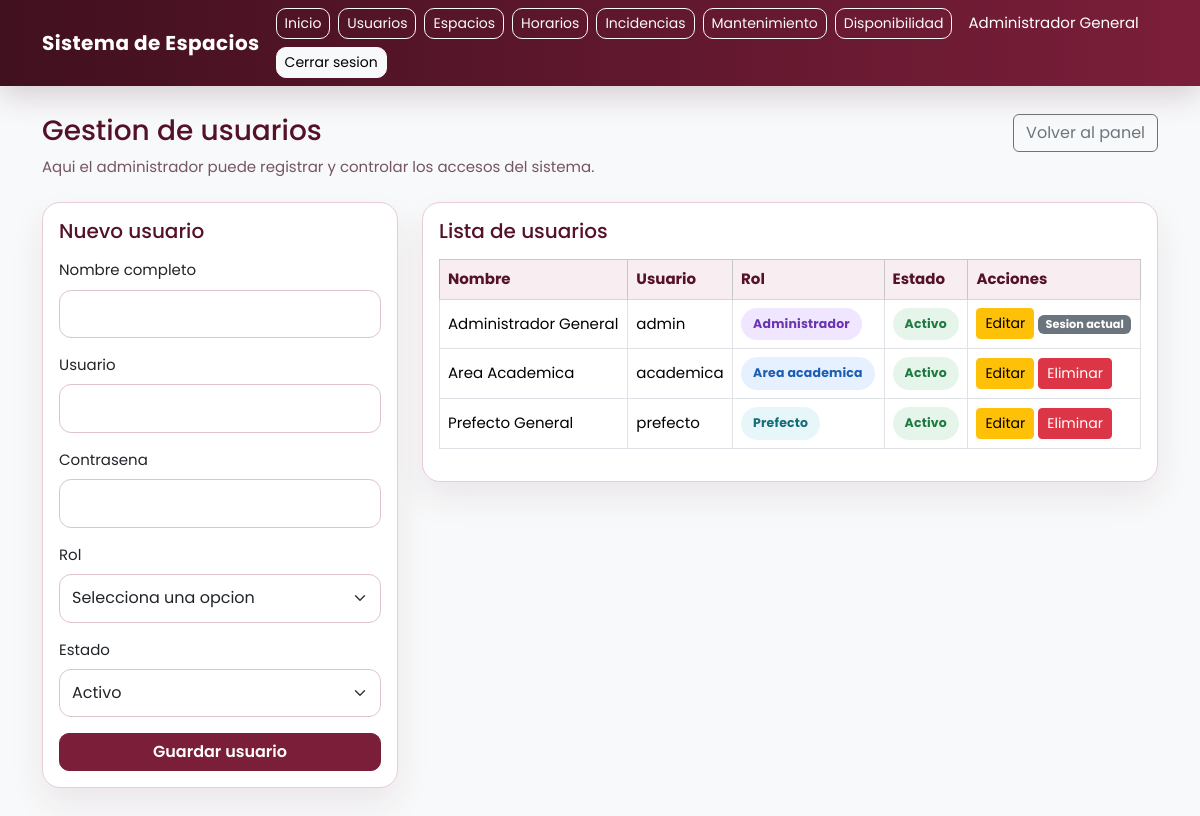
/usuarios.php (signed in), run on the app's committed database.
### tables this page shows
CREATE TABLE usuarios (
    id INT AUTO_INCREMENT PRIMARY KEY,
    nombre_completo VARCHAR(100) NOT NULL,
    usuario VARCHAR(50) NOT NULL UNIQUE,
    password VARCHAR(255) NOT NULL,
    id_rol INT NOT NULL,
    estado ENUM('activo', 'inactivo') NOT NULL DEFAULT 'activo',
    fecha_creacion TIMESTAMP DEFAULT CURRENT_TIMESTAMP,
    CONSTRAINT fk_usuarios_roles
        FOREIGN KEY (id_rol) REFERENCES roles(id)
);

CREATE TABLE roles (
    id INT AUTO_INCREMENT PRIMARY KEY,
    nombre VARCHAR(50) NOT NULL UNIQUE
);

### usuarios.php (the view, shortened to what this page needs)
<?php
require_once 'includes/ui.php';
require_once 'config/database.php';
$conexion = conectarDB($host, $usuario_db, $password_db, $nombre_db);
$usuario_editar = null;
$sql_usuarios = "SELECT usuarios.*, roles.nombre AS nombre_rol
                 FROM usuarios
                 INNER JOIN roles ON usuarios.id_rol = roles.id
                 ORDER BY usuarios.nombre_completo ASC";
$resultado_usuarios = $conexion->query($sql_usuarios);
require_once 'includes/header.php';
?>
<div class="row mb-4">
    <div class="col-md-8">
        <h1 class="h3">Gestion de usuarios</h1>
        <p class="text-muted mb-0">Aqui el administrador puede registrar y controlar los accesos del sistema.</p>
    </div>
    <div class="col-md-4 text-md-end mt-3 mt-md-0">
        <a href="dashboard.php" class="btn btn-outline-secondary">Volver al panel</a>
    </div>
</div>
<div class="row g-4">
    <div class="col-lg-4">
        <div class="card">
            <div class="card-body">
                <h2 class="h5 mb-3"><?php echo $usuario_editar ? 'Editar usuario' : 'Nuevo usuario'; ?></h2>
                <form method="POST" action="">
                    <div class="mb-3">
                        <label for="nombre_completo" class="form-label">Nombre completo</label>
                        <input type="text" name="nombre_completo" id="nombre_completo" class="form-control" required value="<?php echo htmlspecialchars($usuario_editar['nombre_completo'] ?? ''); ?>">
                    </div>
                    <div class="mb-3">
                        <label for="usuario" class="form-label">Usuario</label>
                        <input type="text" name="usuario" id="usuario" class="form-control" required value="<?php echo htmlspecialchars($usuario_editar['usuario'] ?? ''); ?>">
                    </div>
                    <div class="mb-3">
                        <label for="password" class="form-label">Contrasena <?php echo $usuario_editar ? '(solo si deseas cambiarla)' : ''; ?></label>
                        <input type="password" name="password" id="password" class="form-control" <?php echo $usuario_editar ? '' : 'required'; ?>>
                    </div>
                    <div class="mb-3">
                        <label for="id_rol" class="form-label">Rol</label>
                        <select name="id_rol" id="id_rol" class="form-select" required>
                            <option value="">Selecciona una opcion</option>
                        </select>
                    </div>
                    <div class="mb-3">
                        <label for="estado" class="form-label">Estado</label>
                        <select name="estado" id="estado" class="form-select" required>
                            <option value="activo" <?php echo (($usuario_editar['estado'] ?? 'activo') === 'activo') ? 'selected' : ''; ?>>Activo</option>
                        </select>
                    </div>
                    <div class="d-grid gap-2">
                        <button type="submit" class="btn btn-primary">
                            <?php echo $usuario_editar ? 'Actualizar usuario' : 'Guardar usuario'; ?>
                        </button>
                    </div>
                </form>
            </div>
        </div>
    </div>
    <div class="col-lg-8">
        <div class="card">
            <div class="card-body">
                <h2 class="h5 mb-3">Lista de usuarios</h2>
                <div class="table-responsive">
                    <table class="table table-bordered table-hover align-middle">
                        <thead class="table-light">
                            <tr>
                                <th>Nombre</th>
                                <th>Usuario</th>
                                <th>Rol</th>
                                <th>Estado</th>
                                <th>Acciones</th>
                            </tr>
                        </thead>
                        <tbody>
                            <?php if ($resultado_usuarios->num_rows > 0): ?>
                                <?php while ($fila_usuario = $resultado_usuarios->fetch_assoc()): ?>
                                    <tr>
                                        <td><?php echo htmlspecialchars($fila_usuario['nombre_completo']); ?></td>
                                        <td><?php echo htmlspecialchars($fila_usuario['usuario']); ?></td>
                                        <td><?php echo badgeEstado($fila_usuario['nombre_rol']); ?></td>
                                        <td><?php echo badgeEstado($fila_usuario['estado']); ?></td>
                                        <td>
                                            <a href="usuarios.php?editar=<?php echo (int) $fila_usuario['id']; ?>" class="btn btn-sm btn-warning">Editar</a>
                                            <?php if ((int) $fila_usuario['id'] !== (int) $_SESSION['id_usuario']): ?>
                                                <form method="POST" action="" class="d-inline">
                                                    <button type="submit" class="btn btn-sm btn-danger" onclick="return confirm('¿Deseas eliminar este usuario?');">Eliminar</button>
                                                </form>
                                            <?php else: ?>
                                                <span class="badge text-bg-secondary">Sesion actual</span>
                                            <?php endif; ?>
                                        </td>
                                    </tr>
                                <?php endwhile; ?>
                            <?php else: ?>
                                <tr>
                                    <td colspan="5" class="text-center">No hay usuarios registrados.</td>
                                </tr>
                            <?php endif; ?>
                        </tbody>
                    </table>
                </div>
            </div>
        </div>
    </div>
</div>
<?php
require_once 'includes/footer.php';
?>

### includes/ui.php
<?php
function h($valor)
{
    return htmlspecialchars((string) $valor, ENT_QUOTES, 'UTF-8');
}
function claseBadgeEstado($estado)
{
    $mapa = [
        'disponible' => 'badge-estado badge-disponible',
        'ocupado' => 'badge-estado badge-ocupado',
        'mantenimiento' => 'badge-estado badge-mantenimiento',
        'activo' => 'badge-estado badge-activo',
        'cancelado' => 'badge-estado badge-cancelado',
        'reportada' => 'badge-estado badge-reportada',
        'atendida' => 'badge-estado badge-atendida',
        'pendiente' => 'badge-estado badge-pendiente',
        'en_proceso' => 'badge-estado badge-proceso',
        'resuelto' => 'badge-estado badge-resuelto',
        'inactivo' => 'badge-estado badge-inactivo',
        'administrador' => 'badge-estado badge-admin',
        'area_academica' => 'badge-estado badge-academica',
        'prefecto' => 'badge-estado badge-prefecto',
        'ausencia_docente' => 'badge-estado badge-incidencia',
        'falla_espacio' => 'badge-estado badge-incidencia',
        'otro' => 'badge-estado badge-secundario'
    ];
    return $mapa[$estado] ?? 'badge-estado badge-secundario';
}
function textoBonito($texto)
{
    $mapa = [
        'en_proceso' => 'En proceso',
        'area_academica' => 'Area academica',
        'ausencia_docente' => 'Ausencia de docente',
        'falla_espacio' => 'Falla del espacio'
    ];
    return $mapa[$texto] ?? ucfirst($texto);
}
function badgeEstado($estado)
{
    return '<span class="' . claseBadgeEstado($estado) . '">' . h(textoBonito($estado)) . '</span>';
}

### assets/css/styles.css (style rules this page uses)
:root { --vino-principal: #7b1e3a; --vino-oscuro: #551127; --vino-profundo: #41101f; --vino-claro: #a44666; --vino-suave: #f8edf1; --vino-borde: #e7cdd6; --texto-principal: #2f2025; --texto-secundario: #755560; --fondo-general: #f7f3f5; --fondo-card: #ffffff; }
body { font-family: 'Poppins', sans-serif; font-size: 15px; color: var(--texto-principal); background-color: var(--fondo-general) !important; }
.text-muted { color: var(--texto-secundario) !important; }
.btn-primary { background-color: var(--vino-principal); border-color: var(--vino-principal); border-radius: 10px; font-weight: 600; }
.card, .card-resumen, .login-card { border: 1px solid var(--vino-borde); border-radius: 18px; }
.card { background-color: var(--fondo-card); box-shadow: 0 16px 34px rgba(90, 18, 41, 0.08); }
.card-resumen h2, .card h2, h1, .h3 { color: var(--vino-oscuro); }
.table { background-color: var(--fondo-card); }
.table thead th { background-color: var(--vino-suave) !important; color: var(--vino-oscuro); border-bottom: 1px solid var(--vino-borde); font-weight: 700; }
.form-control, .form-select { border-radius: 12px; border-color: #dfc3cc; padding-top: 0.7rem; padding-bottom: 0.7rem; }
.badge-estado { display: inline-flex; align-items: center; justify-content: center; padding: 7px 12px; border-radius: 999px; font-size: 0.78rem; font-weight: 700; letter-spacing: 0.2px; }
.badge-disponible, .badge-activo, .badge-atendida, .badge-resuelto { background-color: #e6f5ea; color: #1f7a42; }
.badge-proceso, .badge-admin { background-color: #f1e6ff; color: #6a35b1; }
.badge-academica { background-color: #e7f0ff; color: #1c5db1; }
.badge-prefecto, .badge-incidencia { background-color: #e7f7f9; color: #156d79; }

### data on the page
usuarios: nombre_completo "Administrador General", usuario "admin", id_rol.nombre "Administrador Activo", shows "Sesion actual"
usuarios: nombre_completo "Area Academica", usuario "academica", id_rol.nombre "Area academica Activo"
usuarios: nombre_completo "Prefecto General", usuario "prefecto", id_rol.nombre "Prefecto Activo"

### other printed values
$_SESSION['nombre_completo'] "Administrador General"
